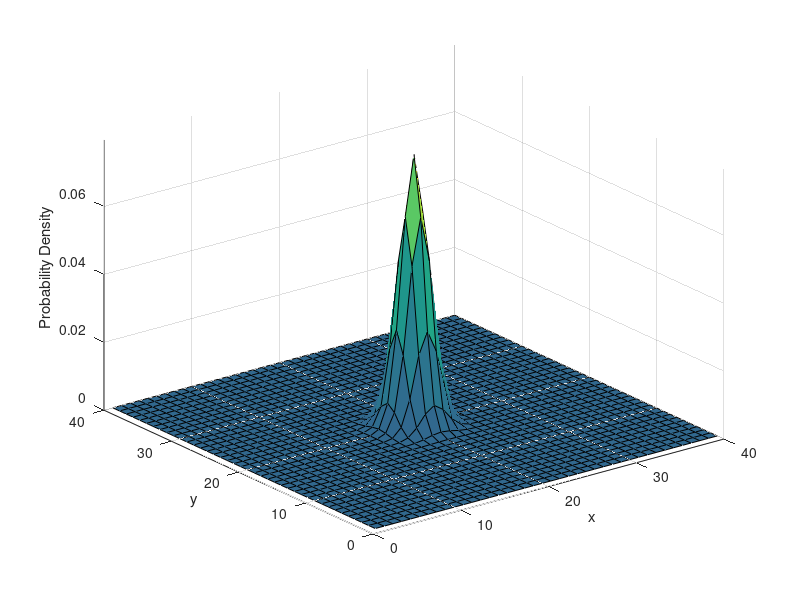

This figure's MATLAB source:

% Create the searching map with initial belief
%

function model=CreateModel3()
    
    % Create grid map
    MAP_SIZE = 40;
    x = 1:1:MAP_SIZE; y = 1:1:MAP_SIZE; % x & y from 0 to 20
    [X,Y] = meshgrid(x,y); % replicate x & y to create a rectangular grid (X,Y) 

    % Generate Probability map
    mu1 = [MAP_SIZE/2 MAP_SIZE/2];  % Mean of first distribution (Potential target position)
    Sigma1 = MAP_SIZE*[0.05 0;0 0.05]; % Covarian of the distribution
    F1 = mvnpdf([X(:) Y(:)],mu1,Sigma1);
    F1 = reshape(F1,length(y),length(x));  % Convert F to matrix
    F1 = F1/sum(F1(:)); % Scale to total 1
 

    Pmap = F1; % Standardise the map with two target info sources

   % pcolor(X,Y,Pmap);
    
    %Plot probabilistic map
    figure();
    surf(x,y,Pmap);
    caxis([min(Pmap(:))-.5*range(Pmap(:)),max(Pmap(:))]); % Set colour range
    axis([0 MAP_SIZE 0 MAP_SIZE 0 max(Pmap(:))]);
    xlabel('x'); ylabel('y'); zlabel('Probability Density');
    
   
    
    % Map limits
    xmin= -floor(MAP_SIZE/2);
    xmax= floor(MAP_SIZE/2);
    
    ymin= -floor(MAP_SIZE/2);
    ymax= floor(MAP_SIZE/2);
    
    % Initial searching position
    xs=-1;
    ys=-10;
    
    % Number of path nodes (not including the start position (start node))
    n=20;
    
    % Motion range
    MRANGE = 4;
    
    % Incorporate map and searching parameters to a model
    model.xs=xs;
    model.ys=ys;
    model.Pmap=Pmap;
    model.n=n;
    model.xmin=xmin;
    model.xmax=xmax;
    model.ymin=ymin;
    model.ymax=ymax;
    model.MRANGE = MRANGE;
    model.MAPSIZE = MAP_SIZE;
    model.X = X;
    model.Y = Y;
    model.targetMoves = 10; % Must be divisible by the path Length (e.g, mod(N,move)=0)
    model.targetDir = 'SE';
end
